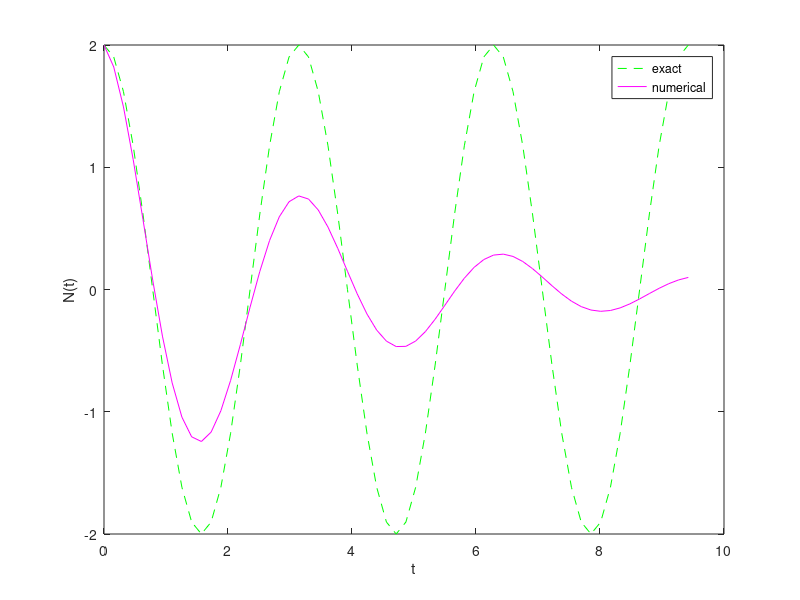

Here is the MATLAB script that generated this plot:
function osc_BE()
omega = 2;
P = 2*pi/omega;
dt = P/20;
% dt = P/2000;
T = 3*P;
N_t = floor(round(T/dt));
t = linspace(0, N_t*dt, N_t+1);

u = zeros(N_t+1, 1);
v = zeros(N_t+1, 1);

% Initial condition
X_0 = 2;
u(1) = X_0;
v(1) = 0;

% Step equations forward in time
for n = 2:N_t+1
    u(n) = (1.0/(1+(dt*omega)^2)) * (dt*v(n-1) + u(n-1));
    v(n) = (1.0/(1+(dt*omega)^2)) * (-dt*omega^2*u(n-1) + v(n-1));
end
plot(t, X_0*cos(omega*t), 'g--', t, u, 'm-');
legend('exact', 'numerical');
xlabel('t'); ylabel('N(t)'); 
end